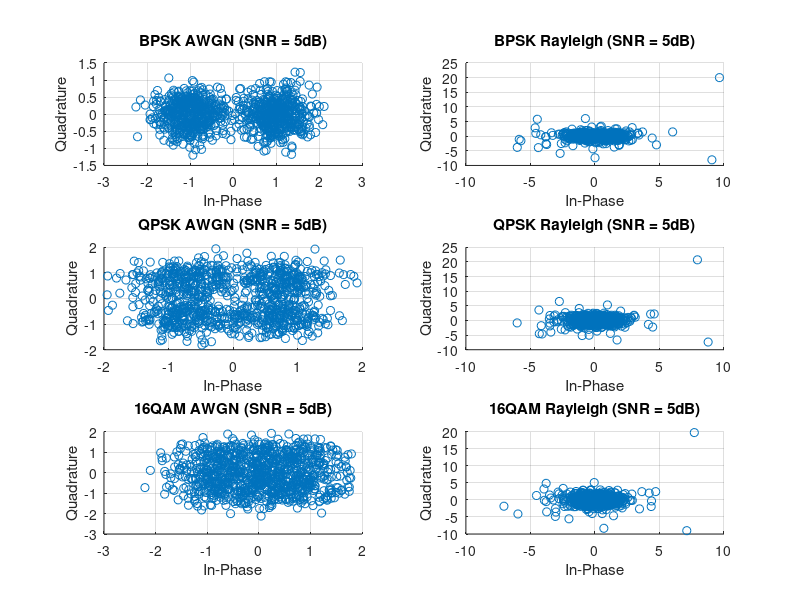
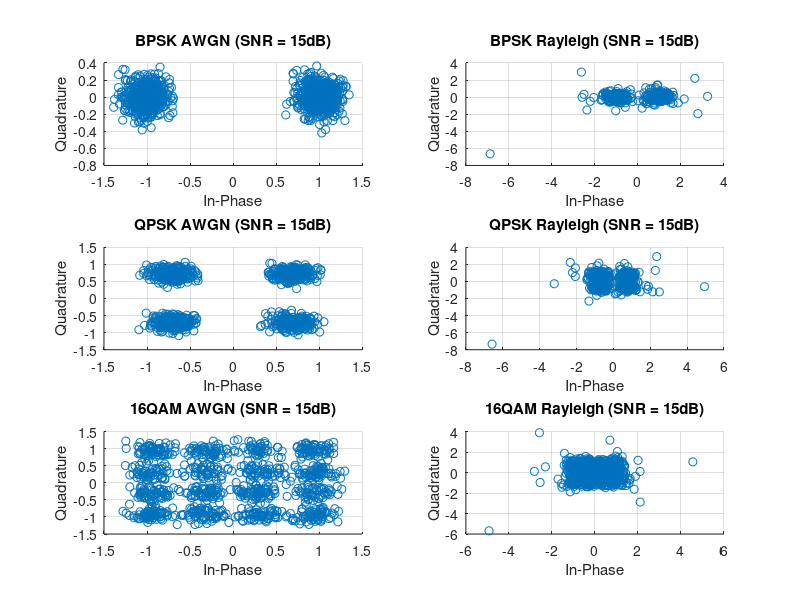

These charts were generated, in order, by the following MATLAB code:
% Parameters
snr_values = [5, 15]; % SNR values for plotting
num_symbols = 1000; % Number of symbols for constellation visualization

% Generate random symbols
bits_bpsk = randi([0, 1], 1, num_symbols); % BPSK bits
bits_qpsk = randi([0, 3], 1, num_symbols); % QPSK bits
bits_16qam = randi([0, 15], 1, num_symbols); % 16QAM bits

% Modulate signals
bpsk_sig = pskmod(bits_bpsk, 2); % BPSK
qpsk_sig = pskmod(bits_qpsk, 4, pi/4); % QPSK
qam16_sig = 1/sqrt(10) * qammod(bits_16qam, 16); % 16QAM

% Loop through SNR values and plot constellations
for snr_idx = 1:length(snr_values)
    snr = snr_values(snr_idx);
    noise_power = 10^(-snr / 10); % Noise power calculation

    % AWGN noise
    noise_awgn = sqrt(noise_power / 2) * (randn(1, num_symbols) + 1j * randn(1, num_symbols));

    % Rayleigh fading
    rayleigh_fading = (randn(1, num_symbols) + 1j * randn(1, num_symbols)) / sqrt(2);

    % AWGN Channel
    rx_bpsk_awgn = bpsk_sig + noise_awgn;
    rx_qpsk_awgn = qpsk_sig + noise_awgn;
    rx_qam16_awgn = qam16_sig + noise_awgn;

    % Rayleigh Channel
    rx_bpsk_rayleigh = rayleigh_fading .* bpsk_sig + noise_awgn;
    rx_qpsk_rayleigh = rayleigh_fading .* qpsk_sig + noise_awgn;
    rx_qam16_rayleigh = rayleigh_fading .* qam16_sig + noise_awgn;

    % Normalize Rayleigh Channel signals
    rx_bpsk_rayleigh_normalized = rx_bpsk_rayleigh ./ rayleigh_fading;
    rx_qpsk_rayleigh_normalized = rx_qpsk_rayleigh ./ rayleigh_fading;
    rx_qam16_rayleigh_normalized = rx_qam16_rayleigh ./ rayleigh_fading;

    % Plot constellations
    figure('Name', sprintf('Constellation Plots (SNR = %d dB)', snr));

    % BPSK
    subplot(3, 2, 1);
    scatter(real(rx_bpsk_awgn), imag(rx_bpsk_awgn), 'o');
    title(sprintf('BPSK AWGN (SNR = %ddB)', snr));
    xlabel('In-Phase'); ylabel('Quadrature'); grid on;

    subplot(3, 2, 2);
    scatter(real(rx_bpsk_rayleigh_normalized), imag(rx_bpsk_rayleigh_normalized), 'o');
    title(sprintf('BPSK Rayleigh (SNR = %ddB)', snr));
    xlabel('In-Phase'); ylabel('Quadrature'); grid on;

    % QPSK
    subplot(3, 2, 3);
    scatter(real(rx_qpsk_awgn), imag(rx_qpsk_awgn), 'o');
    title(sprintf('QPSK AWGN (SNR = %ddB)', snr));
    xlabel('In-Phase'); ylabel('Quadrature'); grid on;

    subplot(3, 2, 4);
    scatter(real(rx_qpsk_rayleigh_normalized), imag(rx_qpsk_rayleigh_normalized), 'o');
    title(sprintf('QPSK Rayleigh (SNR = %ddB)', snr));
    xlabel('In-Phase'); ylabel('Quadrature'); grid on;

    % 16QAM
    subplot(3, 2, 5);
    scatter(real(rx_qam16_awgn), imag(rx_qam16_awgn), 'o');
    title(sprintf('16QAM AWGN (SNR = %ddB)', snr));
    xlabel('In-Phase'); ylabel('Quadrature'); grid on;

    subplot(3, 2, 6);
    scatter(real(rx_qam16_rayleigh_normalized), imag(rx_qam16_rayleigh_normalized), 'o');
    title(sprintf('16QAM Rayleigh (SNR = %ddB)', snr));
    xlabel('In-Phase'); ylabel('Quadrature'); grid on;
end


